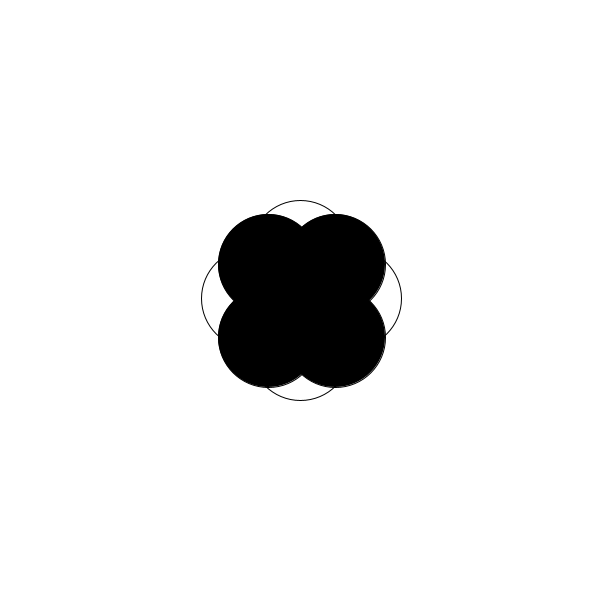
Frame 1 (no input)
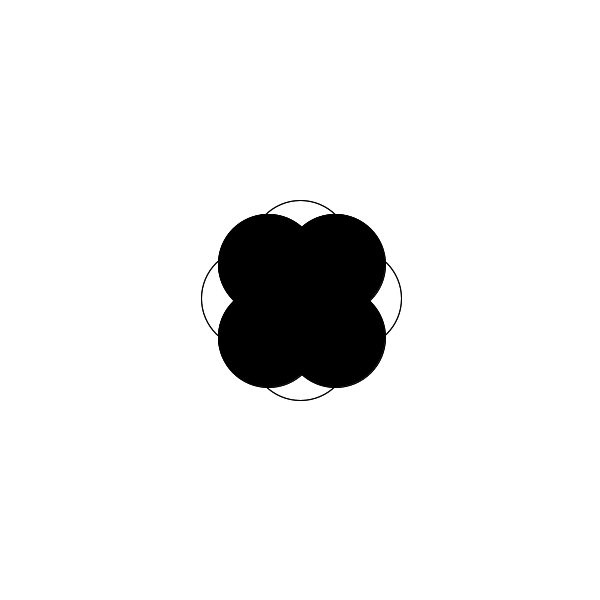
Frame 2 (the mouse pressed at the canvas centre, redrawn once)

The Processing sketch that drew these frames (run headless with seeded random() and noise(); the mouse was pressed at the canvas centre and the sketch redrawn once):

// Processing sketch: processing_85539
// ── processing_85539.pde

  void setup () 
{
  size(600,600);
  //Fond blanc
  background(255); 
  smooth();
}

void draw()
{
  //Je créer une ellipse non remplie. (ellipse en haut)
  noFill();
  ellipse(300,250,100,100);
  //Je créer trois autres ellipses de la même taille. DUPLICATION/JUXTAPOSITION
  //(Ellipse en bas) 
  ellipse(300,350,100,100);
  //Ellipse à gauche) 
  ellipse(251,298,100,100);
  //(Ellipse à droite)
  ellipse(351,298,100,100);
  
  //Nouvelle série de quatre ellipses de la même taille. JUXTAPOSITION
 fill(0);
  //Ellipse en haut à droite
  ellipse(335,264,100,100);
  //Ellipse en haut à gauche
  ellipse(268,264,100,100);
  //Ellipse en bas à gauche
  ellipse(268,337,100,100);
  //Ellipse en bas à droite
  ellipse(335,337,100,100);
  
  noLoop();
}
